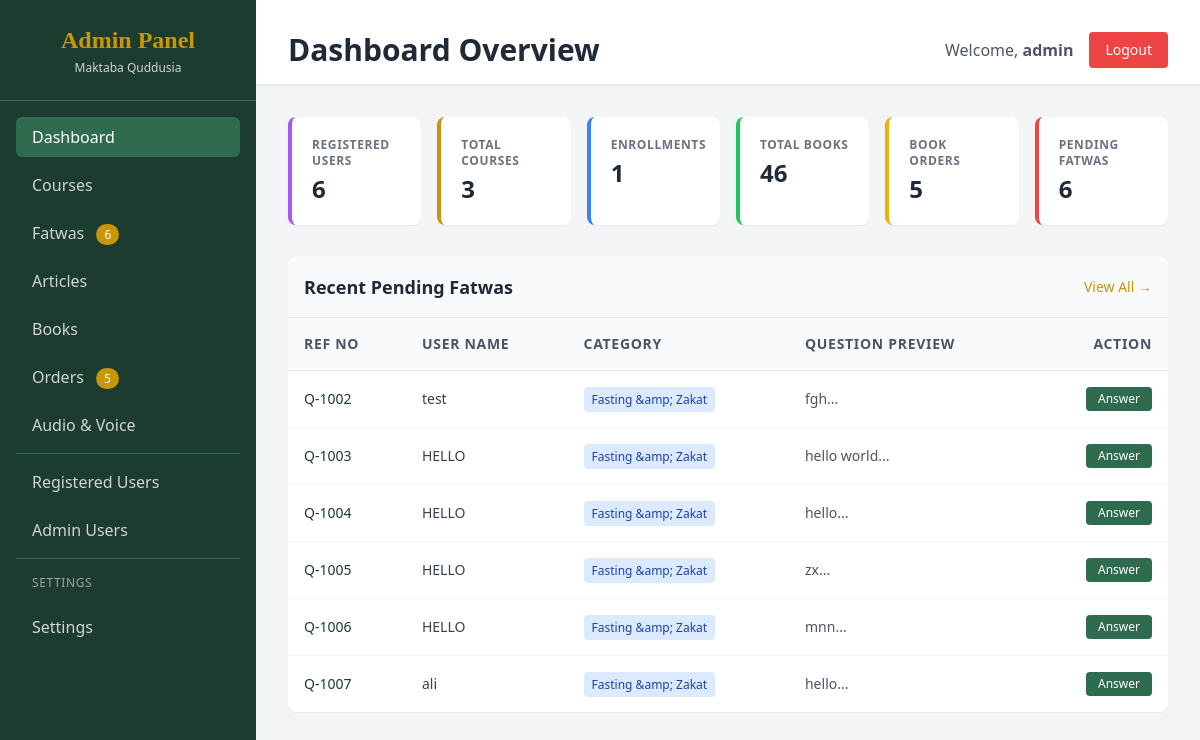
Page /admin/dashboard.php (signed in) on the committed database.
### tables this page shows
CREATE TABLE `fatwas` (
  `id` int(11) NOT NULL,
  `reference_no` varchar(20) NOT NULL,
  `user_name` varchar(100) NOT NULL,
  `user_email` varchar(150) NOT NULL,
  `category` varchar(100) NOT NULL,
  `language` varchar(10) DEFAULT 'en',
  `question_text` text NOT NULL,
  `answer_text` text DEFAULT NULL,
  `status` enum('Pending','In Review','Answered','Published') DEFAULT 'Pending',
  `created_at` timestamp NOT NULL DEFAULT current_timestamp(),
  `answered_at` timestamp NULL DEFAULT NULL
);

### admin/dashboard.php (the view, shortened to what this page needs)
<?php
require_once '../config.php';
$current_page = basename($_SERVER['PHP_SELF']);
$stats = [];
$stats['courses'] = $pdo->query("SELECT COUNT(*) FROM courses")->fetchColumn();
$stats['enrollments'] = $pdo->query("SELECT COUNT(*) FROM enrollments")->fetchColumn();
$stats['pending_fatwas'] = $pdo->query("SELECT COUNT(*) FROM fatwas WHERE status = 'Pending'")->fetchColumn();
$stats['users'] = $pdo->query("SELECT COUNT(*) FROM users")->fetchColumn();
$stats['pending_users'] = $pdo->query("SELECT COUNT(*) FROM users WHERE status = 'pending'")->fetchColumn();
$stats['orders'] = $pdo->query("SELECT COUNT(*) FROM orders")->fetchColumn();
$stats['books'] = $pdo->query("SELECT COUNT(*) FROM books")->fetchColumn();
$pending_fatwas = $pdo->query("SELECT * FROM fatwas WHERE status = 'Pending' ORDER BY created_at ASC LIMIT 10")->fetchAll();
?>
<!DOCTYPE html>
<html lang="en">
<head>
    <script src="https://cdn.tailwindcss.com"></script>
</head>
<body>
<div class="admin-container">
    <aside class="sidebar-fixed">
        <div class="p-6 border-b border-green-mid text-center">
            <h2 class="text-2xl font-serif text-gold font-bold">Admin Panel</h2>
            <p class="text-xs text-gray-300 mt-1">Maktaba Quddusia</p>
        </div>
        <nav class="p-4 space-y-2">
            <a href="dashboard.php" class="nav-link <?php echo $current_page == 'dashboard.php' ? 'active' : ''; ?>">
                Dashboard
            </a>
            <a href="courses.php" class="nav-link <?php echo $current_page == 'courses.php' ? 'active' : ''; ?>">
                Courses
            </a>
            <a href="fatwas.php" class="nav-link <?php echo $current_page == 'fatwas.php' ? 'active' : ''; ?>">
                Fatwas
                <?php if($stats['pending_fatwas'] > 0): ?>
                <span class="bg-gold text-white text-xs px-2 py-0.5 rounded-full ml-2"><?php echo $stats['pending_fatwas']; ?></span>
                <?php endif; ?>
            </a>
            <a href="articles.php" class="nav-link <?php echo $current_page == 'articles.php' ? 'active' : ''; ?>">
                Articles
            </a>
            <a href="books.php" class="nav-link <?php echo $current_page == 'books.php' ? 'active' : ''; ?>">
                Books
            </a>
            <a href="orders.php" class="nav-link <?php echo $current_page == 'orders.php' ? 'active' : ''; ?>">
                Orders
                <?php if($stats['orders'] > 0): ?>
                <span class="bg-gold text-white text-xs px-2 py-0.5 rounded-full ml-2"><?php echo $stats['orders']; ?></span>
                <?php endif; ?>
            </a>
            <a href="audios.php" class="nav-link <?php echo $current_page == 'audios.php' ? 'active' : ''; ?>">
                Audio & Voice
            </a>
            <hr class="my-2 border-green-mid">
            <a href="manage_users.php" class="nav-link <?php echo $current_page == 'manage_users.php' ? 'active' : ''; ?>">
                Registered Users
            </a>
            <a href="users.php" class="nav-link <?php echo $current_page == 'users.php' ? 'active' : ''; ?>">
                Admin Users
            </a>
            <hr class="my-2 border-green-mid">
            <div class="px-4 py-2 text-xs text-gray-400 uppercase tracking-wider">Settings</div>
            <a href="settings.php" class="nav-link <?php echo $current_page == 'settings.php' ? 'active' : ''; ?>">
                Settings
            </a>
        </nav>
    </aside>
    <main class="main-scroll">
        <div class="p-8">
            <header class="flex justify-between items-center mb-8 border-b pb-4 bg-white -mt-8 -mx-8 px-8 pt-8 pb-4 mb-8 shadow-sm">
                <h1 class="text-3xl font-bold text-gray-800">Dashboard Overview</h1>
                <div class="flex items-center space-x-4">
                    <span class="text-gray-600">Welcome, <strong><?php echo htmlspecialchars($_SESSION['admin_username']); ?></strong></span>
                    <form method="POST" action="" class="inline">
                        <button type="submit" class="bg-red-500 hover:bg-red-600 text-white px-4 py-2 rounded text-sm transition">Logout</button>
                    </form>
                </div>
            </header>
            <div class="grid grid-cols-1 md:grid-cols-3 lg:grid-cols-6 gap-4 mb-8">
                <div class="bg-white p-5 rounded-lg shadow-sm border-l-4 border-purple-500">
                    <h3 class="text-gray-500 text-xs font-semibold uppercase tracking-wider mb-1">Registered Users</h3>
                    <p class="text-2xl font-bold text-gray-800"><?php echo $stats['users']; ?></p>
                </div>
                <div class="bg-white p-5 rounded-lg shadow-sm border-l-4 border-gold">
                    <h3 class="text-gray-500 text-xs font-semibold uppercase tracking-wider mb-1">Total Courses</h3>
                    <p class="text-2xl font-bold text-gray-800"><?php echo $stats['courses']; ?></p>
                </div>
                <div class="bg-white p-5 rounded-lg shadow-sm border-l-4 border-blue-500">
                    <h3 class="text-gray-500 text-xs font-semibold uppercase tracking-wider mb-1">Enrollments</h3>
                    <p class="text-2xl font-bold text-gray-800"><?php echo $stats['enrollments']; ?></p>
                </div>
                <div class="bg-white p-5 rounded-lg shadow-sm border-l-4 border-green-500">
                    <h3 class="text-gray-500 text-xs font-semibold uppercase tracking-wider mb-1">Total Books</h3>
                    <p class="text-2xl font-bold text-gray-800"><?php echo $stats['books']; ?></p>
                </div>
                <div class="bg-white p-5 rounded-lg shadow-sm border-l-4 border-yellow-500">
                    <h3 class="text-gray-500 text-xs font-semibold uppercase tracking-wider mb-1">Book Orders</h3>
                    <p class="text-2xl font-bold text-gray-800"><?php echo $stats['orders']; ?></p>
                </div>
                <div class="bg-white p-5 rounded-lg shadow-sm border-l-4 border-red-500">
                    <h3 class="text-gray-500 text-xs font-semibold uppercase tracking-wider mb-1">Pending Fatwas</h3>
                    <p class="text-2xl font-bold text-gray-800"><?php echo $stats['pending_fatwas']; ?></p>
                </div>
            </div>
            <div class="bg-white rounded-lg shadow-sm mb-8">
                <div class="p-4 border-b border-gray-200 flex justify-between items-center bg-gray-50 rounded-t-lg">
                    <h2 class="text-lg font-bold text-gray-800">Recent Pending Fatwas</h2>
                    <?php if($stats['pending_fatwas'] > 0): ?>
                    <a href="fatwas.php" class="text-sm text-gold hover:text-green-mid transition">View All →</a>
                    <?php endif; ?>
                </div>
                <div class="p-0 overflow-x-auto">
                    <table class="w-full text-left border-collapse">
                        <thead>
                            <tr class="bg-gray-50 text-gray-600 text-sm uppercase tracking-wider">
                                <th class="p-4 border-b border-gray-200 font-semibold">Ref No</th>
                                <th class="p-4 border-b border-gray-200 font-semibold">User Name</th>
                                <th class="p-4 border-b border-gray-200 font-semibold">Category</th>
                                <th class="p-4 border-b border-gray-200 font-semibold">Question Preview</th>
                                <th class="p-4 border-b border-gray-200 font-semibold text-right">Action</th>
                            </tr>
                        </thead>
                        <tbody>
                            <?php if(empty($pending_fatwas)): ?>
                                <tr>
                                    <td colspan="5" class="p-4 text-center text-gray-500">No pending fatwas. All fatwas have been answered.</td>
                                </tr>
                            <?php else: ?>
                                <?php foreach($pending_fatwas as $fatwa): ?>
                                    <tr class="hover:bg-gray-50 transition border-b border-gray-100 last:border-b-0">
                                        <td class="p-4 text-sm font-medium text-green-deep"><?php echo htmlspecialchars($fatwa['reference_no']); ?></td>
                                        <td class="p-4 text-sm text-gray-700"><?php echo htmlspecialchars($fatwa['user_name']); ?></td>
                                        <td class="p-4 text-sm"><span class="bg-blue-100 text-blue-800 px-2 py-1 rounded text-xs"><?php echo htmlspecialchars($fatwa['category']); ?></span></td>
                                        <td class="p-4 text-sm text-gray-600 truncate max-w-xs"><?php echo htmlspecialchars(substr($fatwa['question_text'], 0, 60)); ?>...</td>
                                        <td class="p-4 text-sm text-right">
                                            <a href="fatwas.php?answer=<?php echo $fatwa['id']; ?>" class="bg-green-mid hover:bg-green-deep text-white px-3 py-1 rounded transition text-xs inline-block">Answer</a>
                                        </td>
                                    </tr>
                                <?php endforeach; ?>
                            <?php endif; ?>
                        </tbody>
                    </table>
                </div>
            </div>
        </div>
    </main>
</div>
</body>
</html>

### admin/dashboard.php (style rules this page uses)
.admin-container { display: flex; min-height: 100vh; }
.sidebar-fixed { width: 16rem; flex-shrink: 0; background-color: #1B3C2E; color: white; overflow-y: auto; position: sticky; top: 0; height: 100vh; }
.main-scroll { flex: 1; overflow-y: auto; background-color: #f3f4f6; }
.nav-link { display: block; padding: 0.5rem 1rem; border-radius: 0.375rem; transition: all 0.2s; color: #d1d5db; }
.nav-link.active { background-color: #2E6B4F; color: white; font-weight: 500; }

### rows in the picture
fatwas: reference_no "Q-1002", user_name "test", category "Fasting &amp; Zakat", question_text "fgh"
fatwas: reference_no "Q-1003", user_name "HELLO", category "Fasting &amp; Zakat", question_text "hello world"
fatwas: reference_no "Q-1004", user_name "HELLO", category "Fasting &amp; Zakat", question_text "hello"
fatwas: reference_no "Q-1005", user_name "HELLO", category "Fasting &amp; Zakat", question_text "zx"
fatwas: reference_no "Q-1006", user_name "HELLO", category "Fasting &amp; Zakat", question_text "mnn"
fatwas: reference_no "Q-1007", user_name "ali", category "Fasting &amp; Zakat", question_text "hello"

### other values in the picture
$stats['pending_fatwas'] "6"
$stats['orders'] "5"
$_SESSION['admin_username'] "admin"
$stats['users'] "6"
$stats['courses'] "3"
$stats['enrollments'] "1"
$stats['books'] "46"
